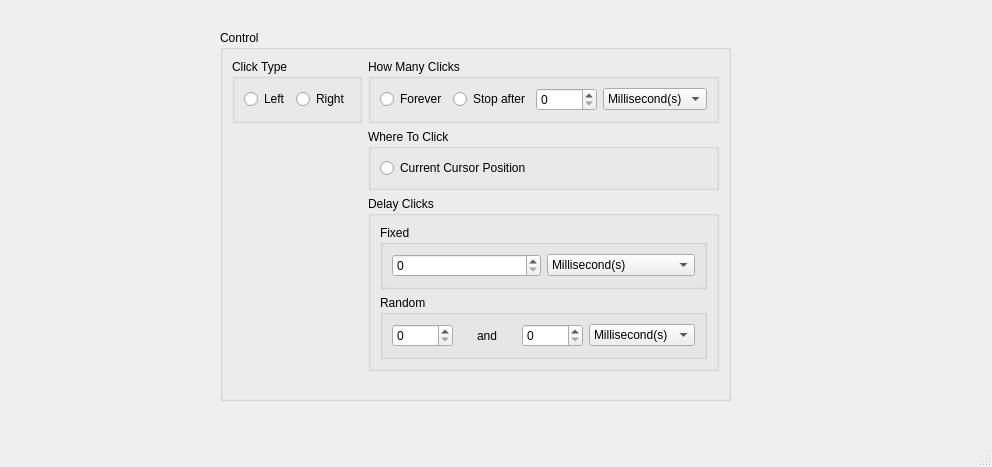
<?xml version="1.0" encoding="UTF-8"?>
<ui version="4.0">
 <class>MainWindow</class>
 <widget class="QMainWindow" name="MainWindow">
  <property name="geometry">
   <rect>
    <x>0</x>
    <y>0</y>
    <width>992</width>
    <height>467</height>
   </rect>
  </property>
  <property name="windowTitle">
   <string>MainWindow</string>
  </property>
  <widget class="QWidget" name="centralwidget">
   <widget class="QGroupBox" name="groupBox_7">
    <property name="geometry">
     <rect>
      <x>220</x>
      <y>30</y>
      <width>511</width>
      <height>371</height>
     </rect>
    </property>
    <property name="title">
     <string>Control</string>
    </property>
    <layout class="QFormLayout" name="formLayout_2">
     <item row="0" column="0">
      <widget class="QGroupBox" name="groupBox_6">
       <property name="title">
        <string>Click Type</string>
       </property>
       <layout class="QHBoxLayout" name="horizontalLayout_3">
        <item>
         <widget class="QRadioButton" name="radioButton_5">
          <property name="text">
           <string>Left</string>
          </property>
         </widget>
        </item>
        <item>
         <widget class="QRadioButton" name="radioButton_4">
          <property name="text">
           <string>Right</string>
          </property>
         </widget>
        </item>
       </layout>
      </widget>
     </item>
     <item row="0" column="1">
      <widget class="QGroupBox" name="groupBox_5">
       <property name="title">
        <string>How Many Clicks</string>
       </property>
       <layout class="QHBoxLayout" name="horizontalLayout_2">
        <item>
         <widget class="QRadioButton" name="radioButton_2">
          <property name="text">
           <string>Forever</string>
          </property>
         </widget>
        </item>
        <item>
         <widget class="QRadioButton" name="radioButton_3">
          <property name="text">
           <string>Stop after</string>
          </property>
         </widget>
        </item>
        <item>
         <widget class="QSpinBox" name="spinBox_6">
          <property name="minimum">
           <number>0</number>
          </property>
          <property name="maximum">
           <number>99999</number>
          </property>
         </widget>
        </item>
        <item>
         <widget class="QComboBox" name="comboBox_4">
          <item>
           <property name="text">
            <string>Millisecond(s)</string>
           </property>
          </item>
          <item>
           <property name="text">
            <string>Second(s)</string>
           </property>
          </item>
          <item>
           <property name="text">
            <string>Minute(s)</string>
           </property>
          </item>
         </widget>
        </item>
       </layout>
      </widget>
     </item>
     <item row="1" column="1">
      <widget class="QGroupBox" name="groupBox">
       <property name="title">
        <string>Where To Click</string>
       </property>
       <layout class="QVBoxLayout" name="verticalLayout_3">
        <item>
         <widget class="QRadioButton" name="radioButton">
          <property name="text">
           <string>Current Cursor Position</string>
          </property>
         </widget>
        </item>
       </layout>
      </widget>
     </item>
     <item row="2" column="1">
      <widget class="QGroupBox" name="groupBox_8">
       <property name="title">
        <string>Delay Clicks</string>
       </property>
       <layout class="QVBoxLayout" name="verticalLayout">
        <item>
         <widget class="QGroupBox" name="groupBox_4">
          <property name="title">
           <string>Fixed</string>
          </property>
          <layout class="QHBoxLayout" name="horizontalLayout_6">
           <item>
            <widget class="QSpinBox" name="spinBox_5">
             <property name="maximum">
              <number>99999</number>
             </property>
            </widget>
           </item>
           <item>
            <widget class="QComboBox" name="comboBox_3">
             <item>
              <property name="text">
               <string>Millisecond(s)</string>
              </property>
             </item>
             <item>
              <property name="text">
               <string>Second(s)</string>
              </property>
             </item>
             <item>
              <property name="text">
               <string>Minute(s)</string>
              </property>
             </item>
            </widget>
           </item>
          </layout>
         </widget>
        </item>
        <item>
         <widget class="QGroupBox" name="groupBox_3">
          <property name="title">
           <string>Random</string>
          </property>
          <layout class="QHBoxLayout" name="horizontalLayout_5">
           <item>
            <widget class="QSpinBox" name="spinBox_3">
             <property name="maximum">
              <number>99999</number>
             </property>
            </widget>
           </item>
           <item>
            <spacer name="horizontalSpacer">
             <property name="orientation">
              <enum>Qt::Horizontal</enum>
             </property>
             <property name="sizeHint" stdset="0">
              <size>
               <width>40</width>
               <height>20</height>
              </size>
             </property>
            </spacer>
           </item>
           <item>
            <widget class="QLabel" name="label">
             <property name="text">
              <string>and</string>
             </property>
            </widget>
           </item>
           <item>
            <spacer name="horizontalSpacer_2">
             <property name="orientation">
              <enum>Qt::Horizontal</enum>
             </property>
             <property name="sizeHint" stdset="0">
              <size>
               <width>40</width>
               <height>20</height>
              </size>
             </property>
            </spacer>
           </item>
           <item>
            <widget class="QSpinBox" name="spinBox_4">
             <property name="maximum">
              <number>99999</number>
             </property>
            </widget>
           </item>
           <item>
            <widget class="QComboBox" name="comboBox_2">
             <item>
              <property name="text">
               <string>Millisecond(s)</string>
              </property>
             </item>
             <item>
              <property name="text">
               <string>Second(s)</string>
              </property>
             </item>
             <item>
              <property name="text">
               <string>Minute(s)</string>
              </property>
             </item>
            </widget>
           </item>
          </layout>
         </widget>
        </item>
       </layout>
      </widget>
     </item>
    </layout>
   </widget>
  </widget>
  <widget class="QMenuBar" name="menubar">
   <property name="geometry">
    <rect>
     <x>0</x>
     <y>0</y>
     <width>992</width>
     <height>21</height>
    </rect>
   </property>
  </widget>
  <widget class="QStatusBar" name="statusbar"/>
 </widget>
 <resources/>
 <connections/>
</ui>
